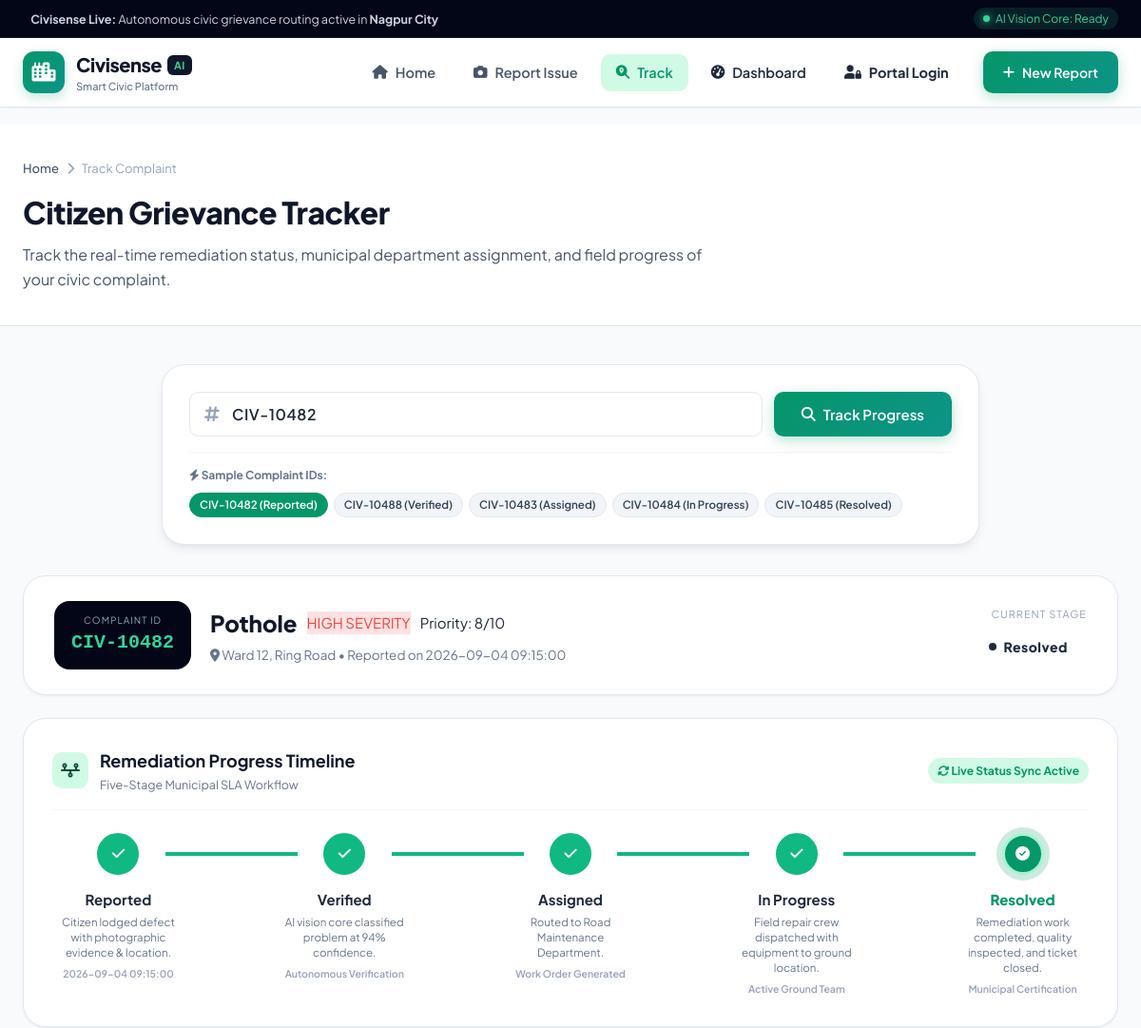
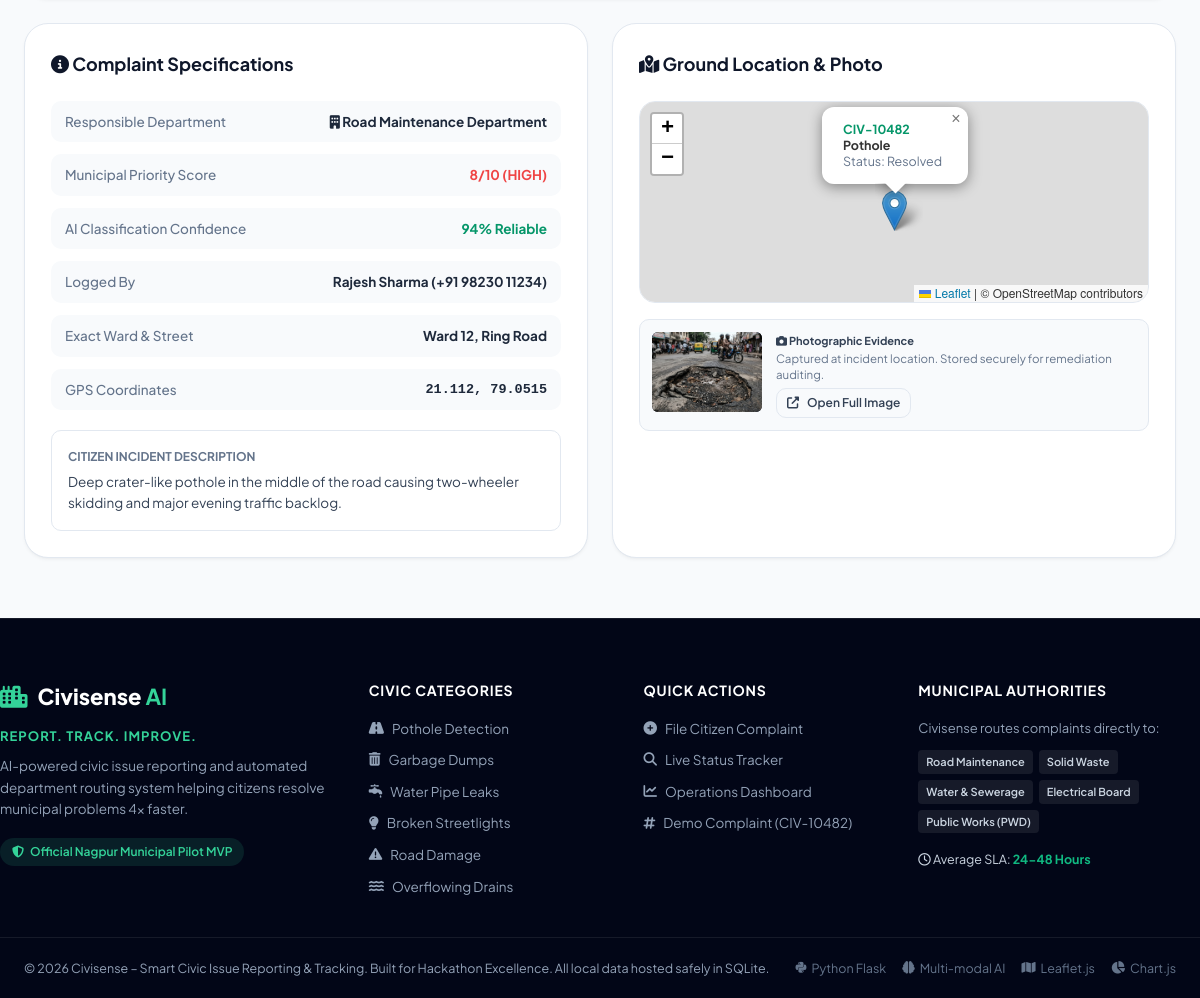
Screenshot of /track?id=CIV-10482 with the database file from the repository (2 pictures, top to bottom).
### tables this page shows
CREATE TABLE complaints (
            id INTEGER PRIMARY KEY AUTOINCREMENT,
            complaint_id TEXT UNIQUE NOT NULL,
            name TEXT,
            contact TEXT,
            issue_type TEXT NOT NULL,
            description TEXT NOT NULL,
            image_path TEXT,
            latitude REAL,
            longitude REAL,
            location TEXT NOT NULL,
            confidence INTEGER NOT NULL,
            severity TEXT NOT NULL,
            priority INTEGER NOT NULL,
            department TEXT NOT NULL,
            status TEXT NOT NULL DEFAULT 'Reported',
            created_at TIMESTAMP NOT NULL DEFAULT CURRENT_TIMESTAMP
        );

### app.py (the view)
@app.route("/track")
def track():
    complaint_id = request.args.get("id", "").strip().upper()
    complaint = None
    not_found = False
    current_idx = 0
    if complaint_id:
        conn = get_db_connection()
        cursor = conn.cursor()
        cursor.execute("SELECT * FROM complaints WHERE complaint_id = ?", (complaint_id,))
        complaint = cursor.fetchone()
        conn.close()
        if not complaint:
            not_found = True
        else:
            status = complaint["status"]
            try:
                current_idx = next(i for i, s in enumerate(STATUS_ORDER) if s.lower() == status.lower())
            except StopIteration:
                current_idx = 0
    return render_template(
        "track.html",
        complaint_id=complaint_id,
        complaint=complaint,
        not_found=not_found,
        current_idx=current_idx,
        status_order=STATUS_ORDER
    )

### templates/track.html (shortened to what this page needs)
{% extends "base.html" %}
{% block content %}
<div class="page-header">
    <div class="container">
        <div class="header-breadcrumbs">
            <a href="{{ url_for('index') }}">Home</a>
            <i class="fa-solid fa-chevron-right"></i>
            <span>Track Complaint</span>
        </div>
        <h1 class="page-title">Citizen Grievance Tracker</h1>
        <p class="page-subtitle">Track the real-time remediation status, municipal department assignment, and field progress of your civic complaint.</p>
    </div>
</div>
<div class="container py-8">
    <div class="track-search-card">
        <form action="{{ url_for('track') }}" method="GET" class="track-form" id="track-lookup-form">
            <div class="track-input-group">
                <div class="track-input-wrapper">
                    <i class="fa-solid fa-hashtag track-search-icon"></i>
                    <input type="text" name="id" id="track-id-input" value="{{ complaint_id or '' }}" placeholder="Enter Complaint ID (e.g., CIV-10482)" class="form-control track-input" required autofocus>
                </div>
                <button type="submit" class="btn btn-primary btn-track-submit" id="btn-track-search">
                    <i class="fa-solid fa-magnifying-glass"></i> Track Progress
                </button>
            </div>
        </form>
        <div class="track-quick-demo">
            <span class="quick-demo-title"><i class="fa-solid fa-bolt"></i> Sample Complaint IDs:</span>
            <div class="quick-demo-chips">
                <a href="{{ url_for('track') }}?id=CIV-10482" class="demo-chip {% if complaint_id == 'CIV-10482' %}active-chip{% endif %}">CIV-10482 (Reported)</a>
                <a href="{{ url_for('track') }}?id=CIV-10488" class="demo-chip {% if complaint_id == 'CIV-10488' %}active-chip{% endif %}">CIV-10488 (Verified)</a>
                <a href="{{ url_for('track') }}?id=CIV-10483" class="demo-chip {% if complaint_id == 'CIV-10483' %}active-chip{% endif %}">CIV-10483 (Assigned)</a>
                <a href="{{ url_for('track') }}?id=CIV-10484" class="demo-chip {% if complaint_id == 'CIV-10484' %}active-chip{% endif %}">CIV-10484 (In Progress)</a>
                <a href="{{ url_for('track') }}?id=CIV-10485" class="demo-chip {% if complaint_id == 'CIV-10485' %}active-chip{% endif %}">CIV-10485 (Resolved)</a>
            </div>
        </div>
    </div>
    {% if complaint %}
    <div class="tracking-results-view">
        <div class="track-header-card">
            <div class="track-header-main">
                <div class="track-id-badge">
                    <span class="badge-label">COMPLAINT ID</span>
                    <strong class="badge-val">{{ complaint.complaint_id }}</strong>
                </div>
                <div class="track-header-titles">
                    <div class="track-issue-row">
                        <h2 class="track-issue-heading">{{ complaint.issue_type }}</h2>
                        <span class="severity-pill badge-{{ complaint.severity.lower() }}">{{ complaint.severity }} SEVERITY</span>
                        <span class="priority-pill">Priority: {{ complaint.priority }}/10</span>
                    </div>
                    <p class="track-location-sub">
                        <i class="fa-solid fa-location-dot"></i> {{ complaint.location }} &bull; Reported on {{ complaint.created_at }}
                    </p>
                </div>
            </div>
            <div class="track-header-status">
                <span class="current-status-label">Current Stage</span>
                <div class="status-badge-lg status-{{ complaint.status.lower().replace(' ', '-') }}" id="track-header-status-badge">
                    <span class="pulse-circle"></span>
                    <span id="track-header-status-text">{{ complaint.status }}</span>
                </div>
            </div>
        </div>
        <div class="timeline-container-card" id="timeline-card" data-complaint-id="{{ complaint.complaint_id }}" data-current-status="{{ complaint.status }}" data-current-idx="{{ current_idx }}">
            <div class="card-header border-bottom">
                <div class="card-title-group">
                    <div class="card-icon-tag"><i class="fa-solid fa-timeline"></i></div>
                    <div>
                        <h3 class="card-title">Remediation Progress Timeline</h3>
                        <span class="card-subtitle">Five-Stage Municipal SLA Workflow</span>
                    </div>
                </div>
                <span class="live-update-badge" id="live-sync-badge"><i class="fa-solid fa-rotate fa-spin"></i> Live Status Sync Active</span>
            </div>
            <div class="visual-timeline" id="visual-timeline-track">
                <div class="timeline-step {% if current_idx >= 0 %}step-completed{% endif %} {% if current_idx == 0 %}step-active{% endif %}" id="timeline-step-0" data-step-idx="0">
                    <div class="step-marker" id="step-marker-0">
                        {% if current_idx > 0 %}
                            <i class="fa-solid fa-check"></i>
                        {% elif current_idx == 0 %}
                            <span class="step-dot-active"></span>
                        {% else %}
                            <span>1</span>
                        {% endif %}
                    </div>
                    <div class="step-content">
                        <h4 class="step-title">Reported</h4>
                        <p class="step-desc">Citizen lodged defect with photographic evidence & location.</p>
                        <span class="step-timestamp">{{ complaint.created_at }}</span>
                    </div>
                </div>
                <div class="timeline-connector {% if current_idx >= 1 %}connector-completed{% endif %}" id="timeline-connector-0"></div>
                <div class="timeline-step {% if current_idx >= 1 %}step-completed{% endif %} {% if current_idx == 1 %}step-active{% endif %}" id="timeline-step-1" data-step-idx="1">
                    <div class="step-marker" id="step-marker-1">
                        {% if current_idx > 1 %}
                            <i class="fa-solid fa-check"></i>
                        {% elif current_idx == 1 %}
                            <span class="step-dot-active"></span>
                        {% else %}
                            <span>2</span>
                        {% endif %}
                    </div>
                    <div class="step-content">
                        <h4 class="step-title">Verified</h4>
                        <p class="step-desc">AI vision core classified problem at {{ complaint.confidence }}% confidence.</p>
                        <span class="step-timestamp">Autonomous Verification</span>
                    </div>
                </div>
                <div class="timeline-connector {% if current_idx >= 2 %}connector-completed{% endif %}" id="timeline-connector-1"></div>
                <div class="timeline-step {% if current_idx >= 2 %}step-completed{% endif %} {% if current_idx == 2 %}step-active{% endif %}" id="timeline-step-2" data-step-idx="2">
                    <div class="step-marker" id="step-marker-2">
                        {% if current_idx > 2 %}
                            <i class="fa-solid fa-check"></i>
                        {% elif current_idx == 2 %}
                            <span class="step-dot-active"></span>
                        {% else %}
                            <span>3</span>
                        {% endif %}
                    </div>
                    <div class="step-content">
                        <h4 class="step-title">Assigned</h4>
                        <p class="step-desc">Routed to {{ complaint.department }}.</p>
                        <span class="step-timestamp">Work Order Generated</span>
                    </div>
                </div>
                <div class="timeline-connector {% if current_idx >= 3 %}connector-completed{% endif %}" id="timeline-connector-2"></div>
                <div class="timeline-step {% if current_idx >= 3 %}step-completed{% endif %} {% if current_idx == 3 %}step-active{% endif %}" id="timeline-step-3" data-step-idx="3">
                    <div class="step-marker" id="step-marker-3">
                        {% if current_idx > 3 %}
                            <i class="fa-solid fa-check"></i>
                        {% elif current_idx == 3 %}
                            <span class="step-dot-active"></span>
                        {% else %}
                            <span>4</span>
                        {% endif %}
                    </div>
                    <div class="step-content">
                        <h4 class="step-title">In Progress</h4>
                        <p class="step-desc">Field repair crew dispatched with equipment to ground location.</p>
                        <span class="step-timestamp">Active Ground Team</span>
                    </div>
                </div>
                <div class="timeline-connector {% if current_idx >= 4 %}connector-completed{% endif %}" id="timeline-connector-3"></div>
                <div class="timeline-step {% if current_idx >= 4 %}step-completed{% endif %} {% if current_idx == 4 %}step-active{% endif %}" id="timeline-step-4" data-step-idx="4">
                    <div class="step-marker" id="step-marker-4">
                        {% if current_idx == 4 %}
                            <i class="fa-solid fa-circle-check"></i>
                        {% else %}
                            <span>5</span>
                        {% endif %}
                    </div>
                    <div class="step-content">
                        <h4 class="step-title">Resolved</h4>
                        <p class="step-desc">Remediation work completed, quality inspected, and ticket closed.</p>
                        <span class="step-timestamp">Municipal Certification</span>
                    </div>
                </div>
            </div>
        </div>
        <div class="track-details-grid">
            <div class="track-card">
                <div class="card-header">
                    <h3 class="card-title"><i class="fa-solid fa-circle-info"></i> Complaint Specifications</h3>
                </div>
                <div class="track-spec-list">
                    <div class="spec-item">
                        <span class="spec-label">Responsible Department</span>
                        <strong class="spec-val"><i class="fa-solid fa-building"></i> {{ complaint.department }}</strong>
                    </div>
                    <div class="spec-item">
                        <span class="spec-label">Municipal Priority Score</span>
                        <strong class="spec-val text-priority">{{ complaint.priority }}/10 ({{ complaint.severity }})</strong>
                    </div>
                    <div class="spec-item">
                        <span class="spec-label">AI Classification Confidence</span>
                        <strong class="spec-val text-confidence">{{ complaint.confidence }}% Reliable</strong>
                    </div>
                    <div class="spec-item">
                        <span class="spec-label">Logged By</span>
                        <strong class="spec-val">{{ complaint.name }} ({{ complaint.contact }})</strong>
                    </div>
                    <div class="spec-item">
                        <span class="spec-label">Exact Ward & Street</span>
                        <strong class="spec-val">{{ complaint.location }}</strong>
                    </div>
                    <div class="spec-item">
                        <span class="spec-label">GPS Coordinates</span>
                        <strong class="spec-val font-mono">{{ complaint.latitude }}, {{ complaint.longitude }}</strong>
                    </div>
                </div>
                <div class="track-description-box">
                    <h4 class="desc-box-title">Citizen Incident Description</h4>
                    <p class="desc-box-content">{{ complaint.description }}</p>
                </div>
            </div>
            <div class="track-card">
                <div class="card-header">
                    <h3 class="card-title"><i class="fa-solid fa-map-location-dot"></i> Ground Location & Photo</h3>
                </div>
                <div class="track-map-wrapper">
                    <div id="track-complaint-map" class="track-map-container"
                         data-lat="{{ complaint.latitude }}"
                         data-lng="{{ complaint.longitude }}"
                         data-id="{{ complaint.complaint_id }}"
                         data-issue="{{ complaint.issue_type }}"
                         data-status="{{ complaint.status }}">
                    </div>
                </div>
                <div class="track-photo-box">
                    <div class="photo-thumb-wrapper">
                        <img src="{{ url_for('static', filename='uploads/' + complaint.image_path) }}" alt="{{ complaint.issue_type }} Photo" class="track-photo-thumb" onerror="this.src='{{ url_for('static', filename='uploads/pothole_ward12.jpg') }}'">
                    </div>
                    <div class="photo-info">
                        <span class="photo-badge"><i class="fa-solid fa-camera"></i> Photographic Evidence</span>
                        <p class="photo-sub">Captured at incident location. Stored securely for remediation auditing.</p>
                        <a href="{{ url_for('static', filename='uploads/' + complaint.image_path) }}" target="_blank" class="btn btn-outline btn-xs">
                            <i class="fa-solid fa-up-right-from-square"></i> Open Full Image
                        </a>
                    </div>
                </div>
            </div>
        </div>
    </div>
    {% endif %}
</div>
{% endblock %}

### rows the page displays
complaints: complaint_id "CIV-10482", issue_type "Pothole", severity "HIGH", priority "8", location "Ward 12, Ring Road", created_at "2026-09-04 09:15:00", status "Resolved", confidence "94", department "Road Maintenance Department", name "Rajesh Sharma", contact "+91 98230 11234", latitude "21.112", longitude "79.0515", description "Deep crater-like pothole in the middle of the road causing two-wheeler skidding and major evening traffic backlog.", image_path (picture)
